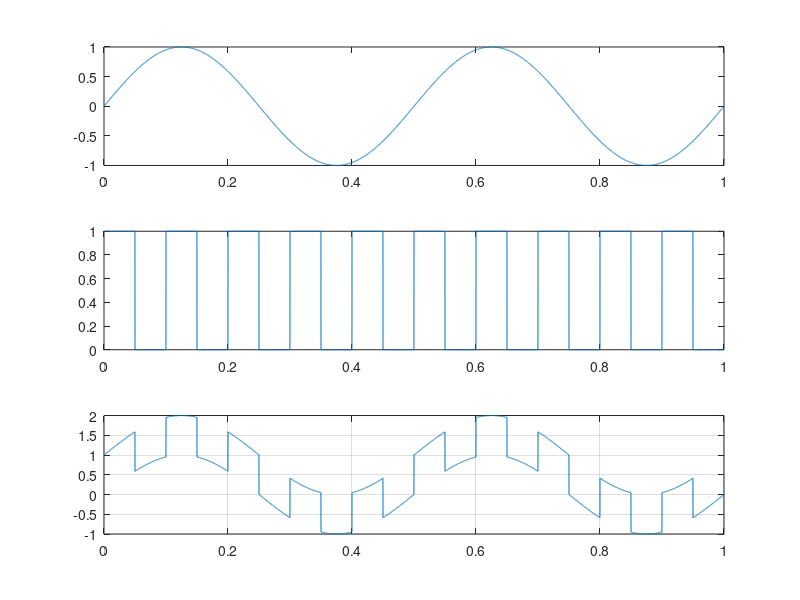

This chart was generated by the following MATLAB code:
% f(t) = A*sin(2*pi*f*t)
rangeFrom = 0;
rangeTo = 1;
step = 0.0001;
t = rangeFrom:step:rangeTo-step;

% Pierwszy sygnal - sin(x)
f1 = 2;
A1 = 1;
y1 = A1 * sin(2*pi*f1*t);

% Drugi sygnal - prostokatny
f2 = 10;
A2 = 1;

% Wytwarzanie jednego okresu
okres = ones(1,columns(t)/f2/2);
okres = [okres, zeros(1,columns(t)/f2/2)];

% Pusty sygnal
y2 = [];

% Dla kazdego okresu doklej go do sygnalu
for i = 1:f2
  y2 = [y2, okres];
endfor

% narysuj sygnal pierszy w pierwszym wierszu
subplot(3,1,1);
plot(t,y1);

% drugi sygnal w drugim wierszu
subplot(3,1,2);
plot(t,y2);

% trzeci sygnal w trzecim wierszu
subplot(3,1,3);
plot(t,y1+y2);

% wlacz siatke na wykresach
grid on;
